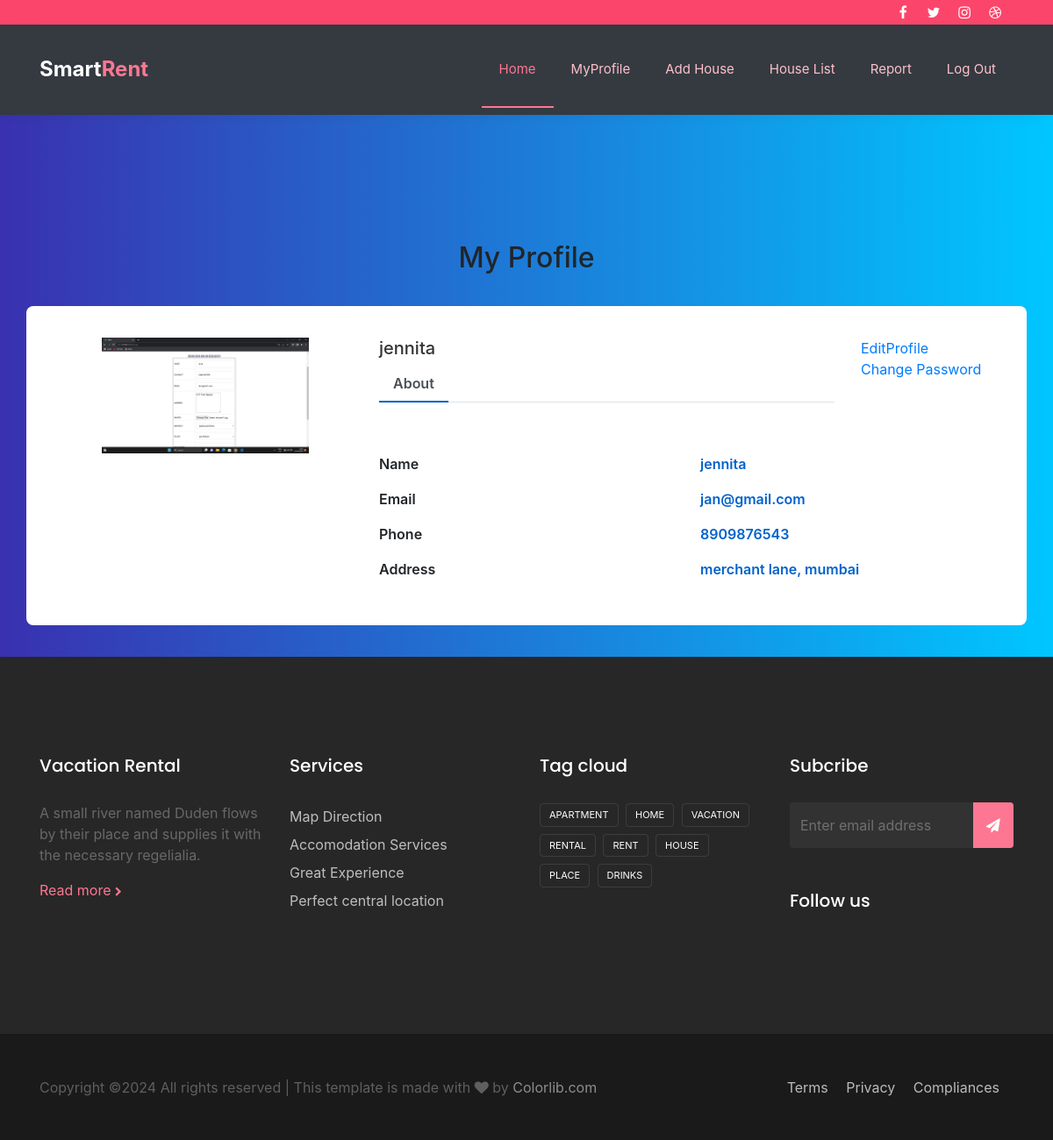
/Owner/MyProfile/ (signed in), run on the app's committed database.
### Guest/models.py (models this page shows)
class tbl_owner(models.Model):
    owner_name = models.CharField(max_length=20)
    owner_contact = models.CharField(max_length=20)
    owner_email = models.EmailField()
    owner_gender = models.CharField(max_length=20)
    owner_address = models.TextField()
    owner_photo = models.FileField(upload_to='UserDocs/')
    owner_proof = models.FileField(upload_to='UserDocs/')
    owner_password = models.CharField(max_length=20)
    owner_status = models.IntegerField(default=0)

### Owner/views.py (the view)
# urls.py: path('MyProfile/',views.myprofile,name='myprofile'),
def myprofile(request):
    user=tbl_owner.objects.get(id=request.session['oid'])
    return render(request,'Owner/MyProfile.html',{'user':user})

### Owner/Templates/Owner/MyProfile.html (shortened to what this page needs)
{% extends 'Owner/Header.html' %}
{% load static %}
{% block content %}
<br><br><br><br><br><br>
<html>
    <body>
        <h2 align="center">My Profile</h2>
<link href="//maxcdn.bootstrapcdn.com/bootstrap/4.1.1/css/bootstrap.min.css" rel="stylesheet" id="bootstrap-css">
<div class="container emp-profile">
            <form method="post">
                <div class="row">
                    <div class="col-md-4">
                        <div class="profile-img">
                            <img src="{{user.owner_proof.url}}"  width="150" height="150"/>
                        </div>
                    </div>
                    <div class="col-md-6">
                        <div class="profile-head">
                                    <h5>
                                        {{user.owner_name}}
                                    </h5>
                            <ul class="nav nav-tabs" id="myTab" role="tablist">
                                <li class="nav-item">
                                    <a class="nav-link active" id="home-tab" data-toggle="tab" href="#home" role="tab" aria-controls="home" aria-selected="true">About</a>
                                </li>
                            </ul>
                        </div>
                    </div>
                    <div class="col-md-2">
                        <a href="{% url 'webowner:editprofile' %}">EditProfile</a><br>
                        <a href="{% url 'webowner:changepassword' %}">Change Password</a>
                    </div>
                </div>
                <div class="row">
                    <div class="col-md-4">
                    </div>
                    <div class="col-md-8">
                        <div class="tab-content profile-tab" id="myTabContent">
                            <div class="tab-pane fade show active" id="home" role="tabpanel" aria-labelledby="home-tab">
                                        <div class="row">
                                            <div class="col-md-6">
                                                <label>Name</label>
                                            </div>
                                            <div class="col-md-6">
                                                <p>{{user.owner_name}}</p>
                                            </div>
                                        </div>
                                        <div class="row">
                                            <div class="col-md-6">
                                                <label>Email</label>
                                            </div>
                                            <div class="col-md-6">
                                                <p>{{user.owner_email}}</p>
                                            </div>
                                        </div>
                                        <div class="row">
                                            <div class="col-md-6">
                                                <label>Phone</label>
                                            </div>
                                            <div class="col-md-6">
                                                <p>{{user.owner_contact}}</p>
                                            </div>
                                        </div>
                                        <div class="row">
                                            <div class="col-md-6">
                                                <label>Address</label>
                                            </div>
                                            <div class="col-md-6">
                                                <p>{{user.owner_address}}</p>
                                            </div>
                                        </div>
                            </div>
                            </div>
                        </div>
                    </div>
                </div>
       </body>
       </html>
{% endblock content %}

### Owner/Templates/Owner/MyProfile.html (style rules this page uses)
body { background: -webkit-linear-gradient(left, #3931af, #00c6ff); }
.emp-profile { padding: 3%; margin-top: 3%; margin-bottom: 3%; border-radius: 0.5rem; background: #fff; }
.profile-img { text-align: center; }
.profile-img img { width: 70%; height: 100%; }
.profile-head h5 { color: #333; }
.profile-head .nav-tabs { margin-bottom:5%; }
.profile-head .nav-tabs .nav-link { font-weight:600; border: none; }
.profile-head .nav-tabs .nav-link.active { border: none; border-bottom:2px solid #0062cc; }
.profile-tab label { font-weight: 600; }
.profile-tab p { font-weight: 600; color: #0062cc; }

### data on the page
tbl_owner: owner_proof (picture), owner_name "jennita", owner_email "jan@gmail.com", owner_contact "8909876543", owner_address "merchant lane, mumbai"
